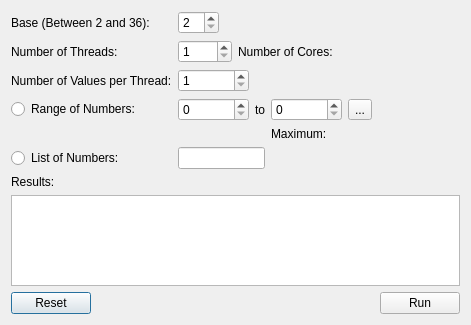
<?xml version="1.0" encoding="UTF-8"?>
<ui version="4.0">
 <class>CNarcissisticNumbers</class>
 <widget class="QDialog" name="CNarcissisticNumbers">
  <property name="geometry">
   <rect>
    <x>0</x>
    <y>0</y>
    <width>471</width>
    <height>325</height>
   </rect>
  </property>
  <property name="windowTitle">
   <string>Narcissistic Number Calculator</string>
  </property>
  <property name="windowIcon">
   <iconset resource="application.qrc">
    <normaloff>:/resources/calc.png</normaloff>:/resources/calc.png</iconset>
  </property>
  <layout class="QGridLayout" name="gridLayout">
   <item row="8" column="0" colspan="5">
    <layout class="QHBoxLayout" name="horizontalLayout">
     <item>
      <widget class="QPushButton" name="reset">
       <property name="text">
        <string>Reset</string>
       </property>
      </widget>
     </item>
     <item>
      <spacer name="horizontalSpacer_2">
       <property name="orientation">
        <enum>Qt::Horizontal</enum>
       </property>
       <property name="sizeHint" stdset="0">
        <size>
         <width>40</width>
         <height>20</height>
        </size>
       </property>
      </spacer>
     </item>
     <item>
      <widget class="QPushButton" name="run">
       <property name="sizePolicy">
        <sizepolicy hsizetype="Maximum" vsizetype="Fixed">
         <horstretch>0</horstretch>
         <verstretch>0</verstretch>
        </sizepolicy>
       </property>
       <property name="text">
        <string>Run</string>
       </property>
      </widget>
     </item>
    </layout>
   </item>
   <item row="5" column="0">
    <widget class="QRadioButton" name="byNumbers">
     <property name="text">
      <string>List of Numbers:</string>
     </property>
    </widget>
   </item>
   <item row="5" column="1" colspan="2">
    <widget class="QLineEdit" name="numList"/>
   </item>
   <item row="6" column="0">
    <widget class="QLabel" name="label_6">
     <property name="text">
      <string>Results:</string>
     </property>
    </widget>
   </item>
   <item row="3" column="1">
    <widget class="CSpinBox64U" name="minRange">
     <property name="sizePolicy">
      <sizepolicy hsizetype="Maximum" vsizetype="Fixed">
       <horstretch>0</horstretch>
       <verstretch>0</verstretch>
      </sizepolicy>
     </property>
     <property name="accelerated">
      <bool>true</bool>
     </property>
     <property name="showGroupSeparator" stdset="0">
      <bool>true</bool>
     </property>
     <property name="maximum">
      <number>1000000000</number>
     </property>
    </widget>
   </item>
   <item row="1" column="0">
    <widget class="QLabel" name="label_2">
     <property name="text">
      <string>Number of Threads:</string>
     </property>
    </widget>
   </item>
   <item row="2" column="1">
    <widget class="CSpinBox64U" name="numPerThread">
     <property name="sizePolicy">
      <sizepolicy hsizetype="Maximum" vsizetype="Fixed">
       <horstretch>0</horstretch>
       <verstretch>0</verstretch>
      </sizepolicy>
     </property>
     <property name="accelerated">
      <bool>true</bool>
     </property>
     <property name="showGroupSeparator" stdset="0">
      <bool>true</bool>
     </property>
     <property name="minimum">
      <number>1</number>
     </property>
     <property name="maximum">
      <number>1000000</number>
     </property>
    </widget>
   </item>
   <item row="3" column="2">
    <widget class="QLabel" name="label_4">
     <property name="sizePolicy">
      <sizepolicy hsizetype="Fixed" vsizetype="Preferred">
       <horstretch>0</horstretch>
       <verstretch>0</verstretch>
      </sizepolicy>
     </property>
     <property name="text">
      <string>to</string>
     </property>
    </widget>
   </item>
   <item row="0" column="0">
    <widget class="QLabel" name="label">
     <property name="text">
      <string>Base (Between 2 and 36):</string>
     </property>
    </widget>
   </item>
   <item row="1" column="4">
    <spacer name="horizontalSpacer">
     <property name="orientation">
      <enum>Qt::Horizontal</enum>
     </property>
     <property name="sizeHint" stdset="0">
      <size>
       <width>40</width>
       <height>20</height>
      </size>
     </property>
    </spacer>
   </item>
   <item row="2" column="0">
    <widget class="QLabel" name="label_3">
     <property name="text">
      <string>Number of Values per Thread:</string>
     </property>
    </widget>
   </item>
   <item row="0" column="1">
    <widget class="QSpinBox" name="base">
     <property name="sizePolicy">
      <sizepolicy hsizetype="Maximum" vsizetype="Fixed">
       <horstretch>0</horstretch>
       <verstretch>0</verstretch>
      </sizepolicy>
     </property>
     <property name="minimum">
      <number>2</number>
     </property>
     <property name="maximum">
      <number>36</number>
     </property>
    </widget>
   </item>
   <item row="3" column="0">
    <widget class="QRadioButton" name="byRange">
     <property name="text">
      <string>Range of Numbers:</string>
     </property>
    </widget>
   </item>
   <item row="3" column="3">
    <widget class="CSpinBox64U" name="maxRange">
     <property name="sizePolicy">
      <sizepolicy hsizetype="Maximum" vsizetype="Fixed">
       <horstretch>0</horstretch>
       <verstretch>0</verstretch>
      </sizepolicy>
     </property>
     <property name="accelerated">
      <bool>true</bool>
     </property>
     <property name="showGroupSeparator" stdset="0">
      <bool>true</bool>
     </property>
     <property name="maximum">
      <number>1000000000</number>
     </property>
     <property name="singleStep">
      <number>1</number>
     </property>
    </widget>
   </item>
   <item row="7" column="0" colspan="5">
    <widget class="QTextEdit" name="results">
     <property name="enabled">
      <bool>true</bool>
     </property>
     <property name="readOnly">
      <bool>true</bool>
     </property>
    </widget>
   </item>
   <item row="1" column="1" colspan="3">
    <layout class="QHBoxLayout" name="horizontalLayout_2">
     <item>
      <widget class="QSpinBox" name="numThreads">
       <property name="sizePolicy">
        <sizepolicy hsizetype="Maximum" vsizetype="Fixed">
         <horstretch>0</horstretch>
         <verstretch>0</verstretch>
        </sizepolicy>
       </property>
       <property name="minimum">
        <number>1</number>
       </property>
       <property name="maximum">
        <number>1000</number>
       </property>
      </widget>
     </item>
     <item>
      <widget class="QLabel" name="numCoresLabel">
       <property name="text">
        <string>Number of Cores:</string>
       </property>
      </widget>
     </item>
    </layout>
   </item>
   <item row="3" column="4">
    <widget class="QToolButton" name="setToMax">
     <property name="text">
      <string>...</string>
     </property>
    </widget>
   </item>
   <item row="4" column="3" colspan="2">
    <widget class="QLabel" name="maxLabel">
     <property name="text">
      <string>Maximum: </string>
     </property>
    </widget>
   </item>
  </layout>
 </widget>
 <layoutdefault spacing="6" margin="11"/>
 <customwidgets>
  <customwidget>
   <class>CSpinBox64U</class>
   <extends>QSpinBox</extends>
   <header>SpinBox64U.h</header>
  </customwidget>
 </customwidgets>
 <tabstops>
  <tabstop>base</tabstop>
  <tabstop>numThreads</tabstop>
  <tabstop>numPerThread</tabstop>
  <tabstop>byRange</tabstop>
  <tabstop>minRange</tabstop>
  <tabstop>maxRange</tabstop>
  <tabstop>byNumbers</tabstop>
  <tabstop>numList</tabstop>
  <tabstop>results</tabstop>
  <tabstop>reset</tabstop>
  <tabstop>run</tabstop>
 </tabstops>
 <resources>
  <include location="application.qrc"/>
 </resources>
 <connections/>
</ui>
